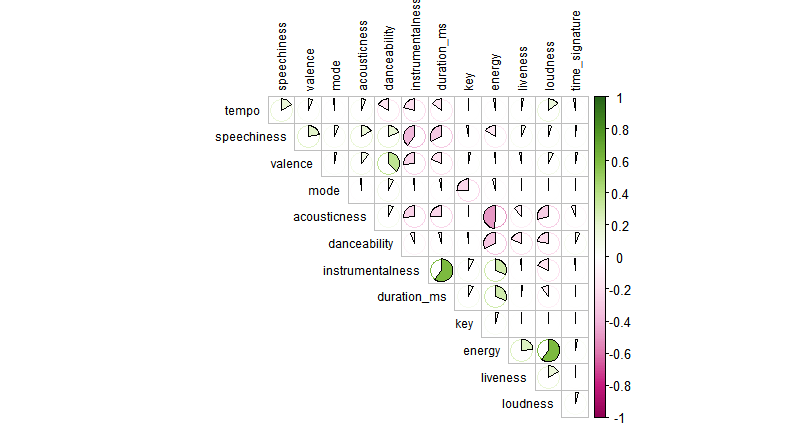

The script that drew this image:
library(dplyr)
library(corrplot)
library(RColorBrewer)

genres <- read.csv("genres_v2.csv/genres_v2.csv")

#A dataset of continuous variables
#An interesting question in these situations might be the correlation
#So we make a corrplot

genres <- genres %>%
  select(danceability, energy, key, loudness, mode,
         speechiness, acousticness, instrumentalness,
         liveness, valence, tempo, duration_ms, time_signature)

M <- cor(genres)
corrplot(M, method = "pie", type = "upper", order = "AOE",
         tl.cex = 0.75, tl.col = "black",
         diag = F, col = COL2("PiYG"))
